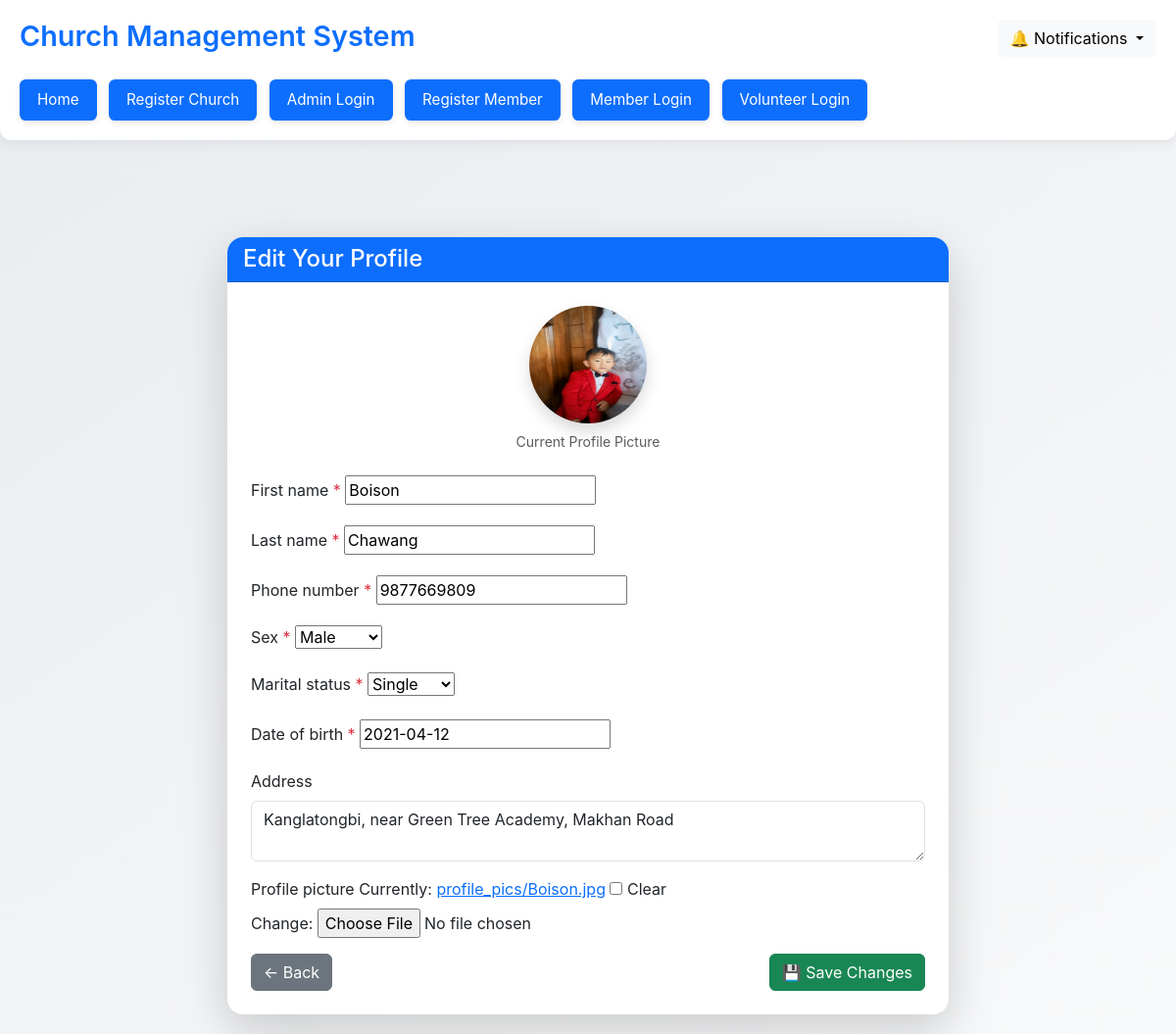
The page /member/profile/edit/ (signed in) on the database its author committed.
### church/models.py (models this page shows, shortened)
class Member(models.Model):
    SEX_CHOICES = [
        ('Male', 'Male'),
        ('Female', 'Female'),
    ]
    MARITAL_STATUS_CHOICES = [
        ('Married', 'Married'),
        ('Single', 'Single'),
    ]
    user = models.OneToOneField(CustomUser, on_delete=models.CASCADE)
    church = models.ForeignKey('Church', on_delete=models.CASCADE)
    sex = models.CharField(max_length=10, choices=SEX_CHOICES)
    marital_status = models.CharField(max_length=10, choices=MARITAL_STATUS_CHOICES)
    date_of_birth = models.DateField()
    first_name = models.CharField(max_length=30)
    last_name = models.CharField(max_length=30)
    phone_number = models.CharField(max_length=15)
    address = models.TextField(blank=True, null=True)
    profile_picture = models.ImageField(upload_to='profile_pics/', blank=True, null=True)
    category = models.ForeignKey(MemberCategory, on_delete=models.SET_NULL, null=True, blank=True)

### church/views.py (the view, shortened to what this page needs)
# urls.py: path('member/profile/edit/', MemberProfileUpdateView.as_view(), name='edit_member_profile'),
class MemberProfileUpdateView(LoginRequiredMixin, UpdateView):
    model = Member
    fields = [
        'first_name',
        'last_name',
        'phone_number',
        'sex',
        'marital_status',
        'date_of_birth',
        'address',
        'profile_picture',  # ✅ Add this
    ]
    template_name = 'church/edit_member_profile.html'
    def get_object(self, queryset=None):
        return self.request.user.member

### church/templates/church/edit_member_profile.html (shortened to what this page needs)
{% extends 'base_generic.html' %}
{% load static %}
{% block content %}
<div class="container mt-5">
    <div class="row justify-content-center">
        <div class="col-md-8">
            <div class="card shadow-lg border-0 rounded-4">
                <div class="card-header bg-primary text-white rounded-top-4">
                    <h4 class="mb-0">Edit Your Profile</h4>
                </div>
                <div class="card-body p-4">
                    <form method="post" enctype="multipart/form-data" novalidate>
                        {% if form.instance.profile_picture %}
                            <div class="mb-4 text-center">
                                <img src="{{ form.instance.profile_picture.url }}" alt="Profile Picture"
                                     class="rounded-circle shadow" width="120" height="120">
                                <p class="mt-2 text-muted small">Current Profile Picture</p>
                            </div>
                        {% endif %}
                        {% for field in form %}
                            <div class="mb-3">
                                <label for="{{ field.id_for_label }}" class="form-label">
                                    {{ field.label }}
                                    {% if field.field.required %}
                                        <span class="text-danger">*</span>
                                    {% endif %}
                                </label>
                                {% if field.name == 'address' %}
                                    <textarea name="{{ field.name }}" rows="2" class="form-control" id="{{ field.id_for_label }}">{{ field.value }}</textarea>
                                {% else %}
                                    {{ field }}
                                {% endif %}
                            </div>
                        {% endfor %}
                        <div class="d-flex justify-content-between">
                            <a href="{% url 'church:member_dashboard' %}" class="btn btn-secondary">
                                ← Back
                            </a>
                            <button type="submit" class="btn btn-success">
                                💾 Save Changes
                            </button>
                        </div>
                    </form>
                </div>
            </div>
        </div>
    </div>
</div>
{% endblock %}

### church/templates/base_generic.html (style rules this page uses)
body { background: linear-gradient(145deg, #e9ecef, #f8f9fa); font-family: 'Inter', sans-serif; min-height: 100vh; }

### rows shown on the page
Member: instance.profile_picture (picture), form "Boison" "Chawang" "9877669809" "Male" "Single" "2021-04-12", address "Kanglatongbi, near Green Tree Academy, Makhan Road"

### other values the page prints
{{ field.label }} "First name" "Last name" "Phone number" "Sex" "Marital status" "Date of birth" "Address" "Profile picture"
